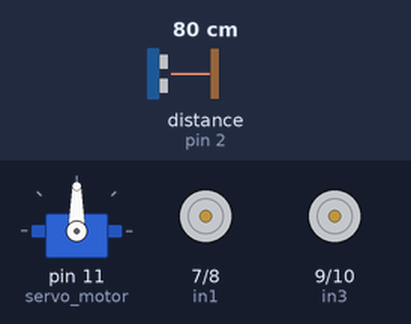
Bench run of a sketch on a simulated Arduino Uno, built with avr-gcc and run on an emulated ATmega328P. Shown: servo, motor-driver pin pairs drawn as motors (green arrow = first pin HIGH = forward, orange = second pin HIGH = backward, longer = more drive, scaled by the enable pin). Wiring (inferred from the names in the program): ultrasonic range finder: trigger pin 3; echo pin 2. The test bench sets the inputs (shaded band); at power-on: distance to the obstacle (sensor on pin 2) 80 cm. The echo pulse lasts 58.3 µs per cm.

Above: at 6.0 s.
6.1 s: distance to the obstacle (sensor on pin 2) set to 42 cm
7.6 s: distance to the obstacle (sensor on pin 2) set to 36 cm
At 8.8 s:
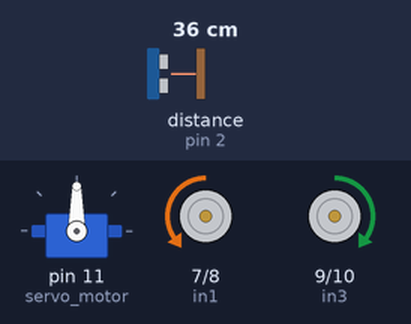
9.1 s: distance to the obstacle (sensor on pin 2) set to 26 cm
At 9.9 s:
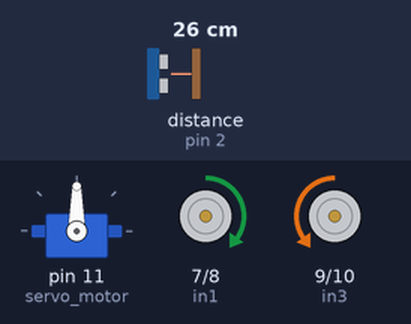
10.6 s: distance to the obstacle (sensor on pin 2) set to 2 cm
At 10.9 s:
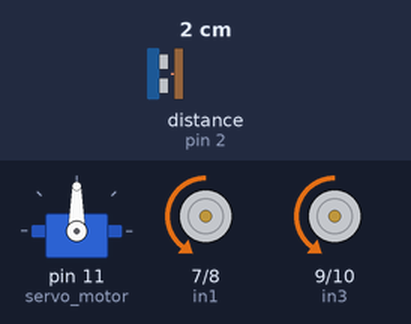
12.1 s: distance to the obstacle (sensor on pin 2) set to 18 cm
At 13.3 s:
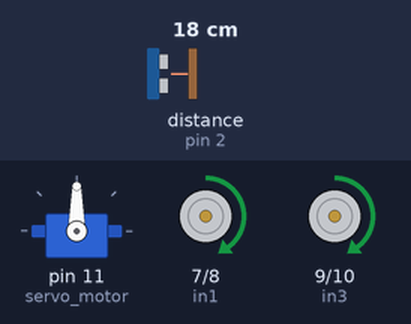
13.6 s: distance to the obstacle (sensor on pin 2) set to 4 cm
At 14.5 s:
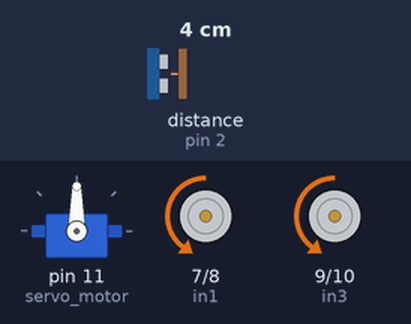
Timing chart, 0 to 16.1 s (numbered marks = the images above; inputs shaded):
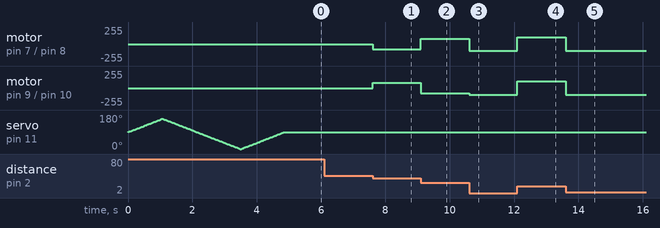

Measured:
- the behaviour switches between 40 and 39 cm on distance to the obstacle (sensor on pin 2) (found by bisection; images 0 and 1)
- the behaviour switches between 30 and 29 cm on distance to the obstacle (sensor on pin 2) (found by bisection; images 1 and 2)
- after the input at 6.1 s, every drawn part: stays the same
- after the input at 7.6 s, motor on pin 7 (in1) / pin 8 (in2): stopped → backward 80/255 at once; motor on pin 9 (in3) / pin 10 (in4): stopped → forward 80/255 at once
- after the input at 9.1 s, motor on pin 7 (in1) / pin 8 (in2): backward 80/255 → forward 80/255 at once; motor on pin 9 (in3) / pin 10 (in4): forward 80/255 → backward 80/255 at once
- after the input at 10.6 s, motor on pin 7 (in1) / pin 8 (in2): forward 80/255 → backward 100/255 at once; motor on pin 9 (in3) / pin 10 (in4): backward 80/255 → backward 100/255 at once
- after the input at 12.1 s, motor on pin 7 (in1) / pin 8 (in2), motor on pin 9 (in3) / pin 10 (in4): backward 100/255 → forward 100/255 at once
- after the input at 13.6 s, motor on pin 7 (in1) / pin 8 (in2), motor on pin 9 (in3) / pin 10 (in4): forward 100/255 → backward 100/255 at once

The sketch:

Follow_me.ino
```cpp
#include <Servo.h>
#define trigPin 3  //Servo trig pin to D10
#define echoPin 2 // Servo echo pin to D11
#define in1 7 // Motor driver pin
#define in2 8
#define in3 9
#define in4 10
#define enA 5
#define enB 6
#define motorArpm 100 // Default speed for "enA". you can change this speed from 0 to 300
#define motorBrpm 100 // Default speed for "enB". you can change this speed from 0 to 300

Servo servo_motor; //Servo
int pos =0;

void setup(){
  Serial.begin(9600);
servo_motor.attach(11); //Servo signal pin to D8

for(pos = 90; pos <= 160; pos += 1){
servo_motor.write(pos);
delay(15);
}

for(pos = 160; pos >= 0; pos-= 1) {
servo_motor.write(pos);
delay(15);
}

for(pos = 0; pos<=90; pos += 1) {
servo_motor.write(pos);
delay(15);

  pinMode(trigPin, OUTPUT);
  pinMode(echoPin, INPUT);
  pinMode (in1, OUTPUT);
  pinMode (in2, OUTPUT);
  pinMode (in3, OUTPUT);
  pinMode (in4, OUTPUT);
  pinMode (enA, OUTPUT);
  pinMode (enB, OUTPUT);
}
}
long duration;
int distance;

void loop(){
  digitalWrite(trigPin , HIGH);
  delayMicroseconds(1000);
  digitalWrite(trigPin , LOW);

  duration = pulseIn(echoPin , HIGH);
  distance = (duration/2) / 28.5;

  if(distance < 5) // It will go Backward if distance is less than 5.
  {
    digitalWrite(in1,  LOW);
    digitalWrite(in2, HIGH);
    analogWrite(enA, motorArpm);
    digitalWrite(in3, LOW);
    digitalWrite(in4, HIGH);
    analogWrite(enB, motorBrpm);
  }
  if(distance >40) // It will Stop if distance is More than 40.
  {
    digitalWrite(in1, LOW);
    digitalWrite(in2, LOW);
    digitalWrite(in3, LOW);
    digitalWrite(in4, LOW);
    analogWrite(enA, 0);
    analogWrite(enB, 0);
  }

  if(distance > 10 && distance < 20){ // to turn Forward
    digitalWrite(in1, HIGH);
    digitalWrite(in2, LOW);
    analogWrite(enA, motorArpm);
    digitalWrite(in3, HIGH);
    digitalWrite(in4, LOW);
    analogWrite(enB, motorBrpm);
  }

  if(distance > 20 && distance < 30)//// to turn left
  {
    digitalWrite(in1, HIGH);
    digitalWrite(in2, LOW);
    analogWrite(enA, 80);
    digitalWrite(in3, LOW);
    digitalWrite(in4, HIGH);
    analogWrite(enB, 80);
  }

  if(distance > 30 && distance <40 ) //// to turn Right
  {
    digitalWrite(in1, LOW);
    digitalWrite(in2, HIGH);
    analogWrite(enA, 80);
    digitalWrite(in3, HIGH);
    digitalWrite(in4, LOW);
    analogWrite(enB, 80);
  }
  }
```
